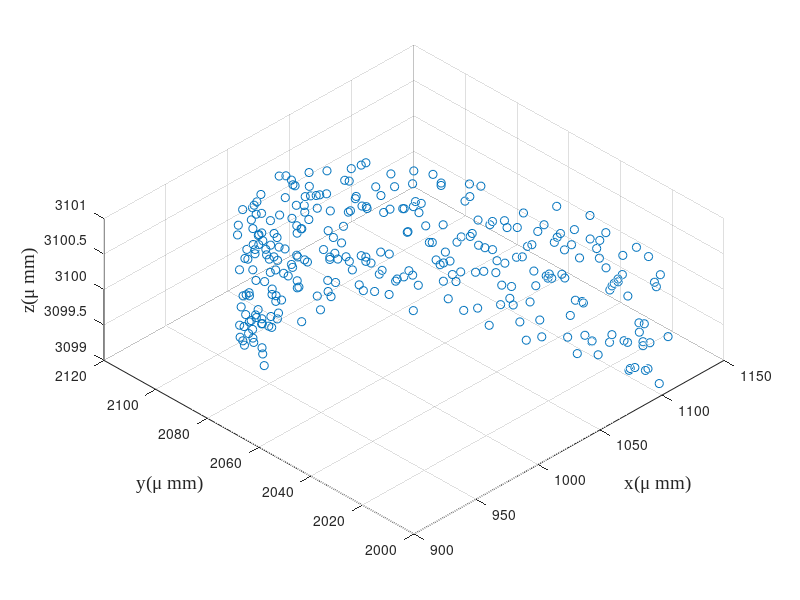

MATLAB code for this plot: (Note: this script raises an error after producing the figure.)
% 给定刀具波纹度拟合曲线和已加工曲面拟合曲线，给定残高，求各个刀位点的切宽
% 方案：先求切宽和残高的定量关系；然后考虑如何移动各个刀位点，微调来获得所要求的残高
close all;
clear; clc;
addpath(genpath('funcs'));

% global variables
% global textFontSize textFontType unit fitMethod paramMethod;
fitMethod = 'Levenberg-Marquardt';
paramMethod = 'centripetal';
unit = '\mu m';
textFontSize = 14;
textFontType = 'Times New Roman';

%% simulation initialization
debug = 3;
switch debug
    case 2 % 2D tool profile simulation
        cx0 = 0; % unit: mm
        cy0 = 0; % unit: mm
        r0 = 0.1; % unit: mm
        noise = 0.05;
        zNoise = 0.01;
        theta = linspace(0,2*pi/3,200);
        r = r0*(1 - noise + 2*noise*rand(1,length(theta)));
        toolOri(1,:) = r.*cos(theta) + cx0;
        toolOri(2,:) = r.*sin(theta) + cy0;
        toolOri(3,:) = zeros(1,length(theta));
        rmse0 = sqrt(...
                    sum(...
                        ((toolOri(1,:) - cx0).^2 + (toolOri(2,:) - cy0).^2 - r0^2).^2) ...
                /length(theta));
        clear theta r;
    case 3 % 3D tool profile simulation
        cx0 = 1000; % unit:um
        cy0 = 2000; % unit:um
        cz0 = 3000; % unit:um
        r0 = 100; % unit:um
        noise = 0.05;
        zNoise = 0.01;
        theta = linspace(0,2*pi/3,300);
        r = r0*(1 - noise + 2*noise*rand(1,length(theta)));
        toolOri(1,:) = cx0 + r.*cos(theta);
        toolOri(2,:) = cy0 + r.*sin(theta);
        toolOri(3,:) = cz0 + r0*(1 - zNoise + 2*zNoise*rand(1,length(theta)));
        rmse0 = sqrt( ...
            sum((toolOri - ndgrid([cx0;cy0;cz0],1:length(theta)).^2),2) ...
            /length(theta));
        clear theta r;
    otherwise
        toolInput = inputdlg({'Tool fitting method','Tool parameterization method', ...
            'Unit','Font type in figure','Font size in figure'}, ...
            'Tool Processing Input', ...
            [1 20; 1 20; 1 20; 1 20; 1 20], ...
            {'Levenberg-Marquardt','centripetal','\mu m','Times New Roman','14'}, ...
            'WindowStyle');
        fitMethod = toolInput{1};
        paramMethod = toolInput{2};
        unit = toolInput{3};
        textFontType = toolInput{4};
        textFontSize = str2double(toolInput{5});
        % tool measurement file loading
        [fileName,dirName] = uigetfile({ ...
            '*.mat','MAT-files(*.mat)'; ...
            '*.txt','text-files(*.txt)'; ...
            '*.*','all files(*.*)'...
            }, ...
            'Select one tool tip measurement data', ...
            'Tool\', ...
            'MultiSelect','off');
        pathName = fullfile(dirName,fileName);
        dataOri = load(pathName); % load from file, n*2 matrix
        % data pre-processing
        toolOri = dataOri;
end

f1 = figure('Name','original scatters of the tool');
scatter3(toolOri(1,:),toolOri(2,:),toolOri(3,:));
hold on; grid on;
% axis equal;
xlabel(['x(',unit,'m)'],'FontSize',textFontSize,'FontName',textFontType);
ylabel(['y(',unit,'m)'],'FontSize',textFontSize,'FontName',textFontType);
zlabel(['z(',unit,'m)'],'FontSize',textFontSize,'FontName',textFontType);
view(-45,60);
clear theta theta1 theta2;

%% 由(x,y)图获得刃口圆心半径以及波纹度函数
[center,radius,includedAngle,toolFit,rmseLsc] = toolFit3D(toolOri,fitMethod);
% plot the fitting results
f2 = figure('Name','tool sharpness fitting result');
xLim = 1.1*max(toolFit(1,:));
quiver(-xLim,0,2*xLim,0,'AutoScale','off','Color',[0,0,0],'MaxHeadSize',0.1); % X axis
hold on;
text(0.9*xLim,-.05*radius,'x','FontSize',textFontSize,'FontName',textFontType);
quiver(0,-0.2*radius,0,1.3*radius,'AutoScale','off','Color',[0,0,0],'MaxHeadSize',0.1); % Y axis
text(0.05*xLim,1.2*radius,'y','FontSize',textFontSize,'FontName',textFontType);
plot(toolFit(1,:),toolFit(2,:),'Color',[0,0.45,0.74]); % tool edge scatters
theta = (pi/2 - includedAngle/2):0.01:(pi/2 + includedAngle/2);
xtmp = radius*cos(theta);
ytmp = radius*sin(theta);
plot(xtmp,ytmp,'Color',[0.85,0.33,0.10]); % tool edge circle
scatter(0,0,'MarkerFaceColor',[0.85,0.33,0.10],'MarkerEdgeColor',[0.85,0.33,0.10]); % tool edge center
quiver(0,0,0,0.5*radius,'AutoScale','off','Color',[0.93,0.69,0.13], ...
    'LineWidth',2.5,'MaxHeadSize',0.3); % tool edge normal
line([0,xtmp(1)],[0,ytmp(1)],'LineStyle','--','Color',[0.85,0.33,0.10]);
line([0,xtmp(end)],[0,ytmp(end)],'LineStyle','--','Color',[0.85,0.33,0.10]);
% xlim([-1.1*xLim,1.1*xLim]);
axis equal;
% set(gca,'TickLabelInterpreter','tex');
xlabel(['x(',unit,'m)'],'FontSize',textFontSize,'FontName',textFontType);
ylabel(['y(',unit,'m)'],'FontSize',textFontSize,'FontName',textFontType);
legend('','','tool edge','tool fitting arc','tool center', ...
    'tool normal vector','Location','northeast');
clear xtmp ytmp theta xLim; % 删除画图的临时变量

%% 车刀轮廓插值
% Cartesian coordinate to cylindrical coordinate
toolTheta = atan2(toolFit(2,:),toolFit(1,:));
toolR = vecnorm(toolFit,2,1);
figure('name','tool curve');
tiledlayout(2,1);
nexttile;
plot(toolTheta*180/pi,toolR); hold on;
title('tool curve','FontSize',textFontSize,'FontName',textFontType);
ylabel({'polar diameter',['(',unit,'m)']},'FontSize',textFontSize,'FontName',textFontType);
nexttile;
plot(toolTheta*180/pi,toolR - radius); hold on;
title('tool waviness','FontSize',textFontSize,'FontName',textFontType);
ylabel({'polar diameter error',['(',unit,'m)']},'FontSize',textFontSize,'FontName',textFontType);
xlabel('central angle\theta(°)','FontSize',textFontSize,'FontName',textFontType);

% two methods to interpolate
k = 3; % degree of the B-spline
u = 0:0.0002:1;
nPts = length(u);

[toolPt,sp] = bsplinePts_spapi(toolFit,k,u,'paramMethod',paramMethod);
toolCpts = sp.coefs;

% [toolCpts,U] = bSplineCpts(toolFit',k,'chord');
% toolDim = size(toolCpts,2);
% toolPt2 = zeros(nPts,toolDim);
% for i = 1:nPts
%     toolPt2(i,:) = bSplinePt(toolCpts,k,u(i),U);
% end
% toolPt2 = toolPt2';
% 
% plot the difference between the two
% figure('Name','Comparison between the self function and the Mathworks ons');
% tiledlayout(2,1,"TileSpacing","tight","Padding","tight");
% nexttile;
% plot(u',toolPt2(1,:) - toolPt(1,:)); hold on;
% ylabel('\Delta x');
% nexttile;
% plot(u',toolPt2(2,:) - toolPt(2,:)); hold on;
% ylabel('\Delta y');
% xlabel('u');

% plot the interpolation results
figure('Name','Tool Interpolation Results');
plot(toolFit(1,:),toolFit(2,:),'--.', ...
    'MarkerSize',8,'Color',[0,0.447,0.741]); hold on;
plot(toolCpts(1,:),toolCpts(2,:),'x','Color',[0.32,0.55,0.19],'MarkerSize',5);
plot(toolPt(1,:),toolPt(2,:),'Color',[0.635,0.078,0.184]);
axis equal
legend('Measured Pts','Control Pts','Fitting Pts','Location','best');

% plot the interpolation error
% figure('Name','Tool interpolation Error');

%% save the tool interpolation results
center = [center(1);0;center(2)];
toolPt = [toolPt(1,:);zeros(1,nPts);toolPt(2,:)]; % get
toolEdgeNorm = [0;0;1];
toolDirect = [0;1;0];
[toolFileName,toolDirName,toolFileType] = uiputfile({ ...
        '*.mat','MAT-file(*.mat)'; ...
        '*.txt','text-file(.txt)';...
        '*.*','all file(*.*)';...
        }, ...
        'Select the directory and filename to save the tool model', ...
        ['output_data/tool/toolTheo',datestr(now,'yyyymmddTHHMMSS'),'.mat']);
toolFile = fullfile(toolDirName,toolFileName);
switch toolFileType
    case 0 % no saving files
        msgfig = msgbox("No tool model saved","Warning","warn","modal");
        uiwait(msgfig);
    case 1 % *.mat
        Comments = cell2mat(inputdlg( ...
            'Enter Comment of the tool model:', ...
            'Saving Comments', ...
            [5 60], ...
            string(datestr(now))));
        save(toolFile,"Comments","unit","fitMethod","paramMethod", ... % comments and notes
            "center","radius","includedAngle", ... % tool fitting results
            "toolPt","toolEdgeNorm","toolDirect", ... % tool interpolation results
            "toolCpts","toolFit"); % auxiliary data
    otherwise
        msgfig = msgbox("File type error","Error","error","modal");
        uiwait(msgfig);
end

%%
% rmpath(genpath('funcs'));